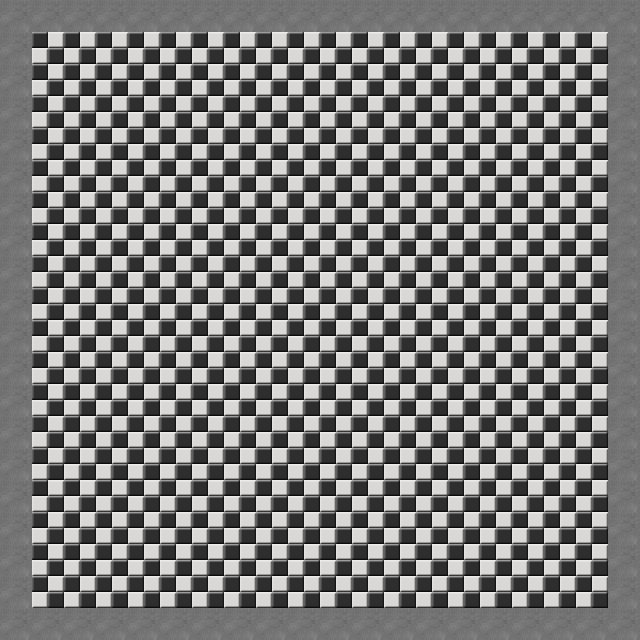

Below is a game level as drawn by its tile map, then a one-line description and the .tmx that defines it (tile-layer data replaced by summaries):
An orthogonal 20x20 tile map with 32x32 px tiles, 1 tile layer (Tile Layer 1), 2 tilesets and 1 object.

<map version="1.0" orientation="orthogonal" renderorder="right-down" width="20" height="20" tilewidth="32" tileheight="32" nextobjectid="1">
 <tileset firstgid="1" name="Floor" tilewidth="32" tileheight="32">
  <image source="GGJ2015-Team_Hitman/Hit or Run/Assets/PixelTexturePack/Textures/Floors/PlaidFloor.png" width="32" height="32" />
 </tileset>
 <tileset firstgid="2" name="wall" tilewidth="32" tileheight="32">
  <image source="GGJ2015-Team_Hitman/Hit or Run/Assets/PixelTexturePack/Textures/Walls/HardenedWall.png" width="32" height="32" />
  <tile id="0">
   <objectgroup draworder="index">
    <object id="0" x="0" y="0" width="32" height="32" />
   </objectgroup>
  </tile>
 </tileset>
 <layer name="Tile Layer 1" width="20" height="20">
  <data>[400 cells, 400 non-empty, 2 distinct tile ids]</data>
 </layer>
</map>